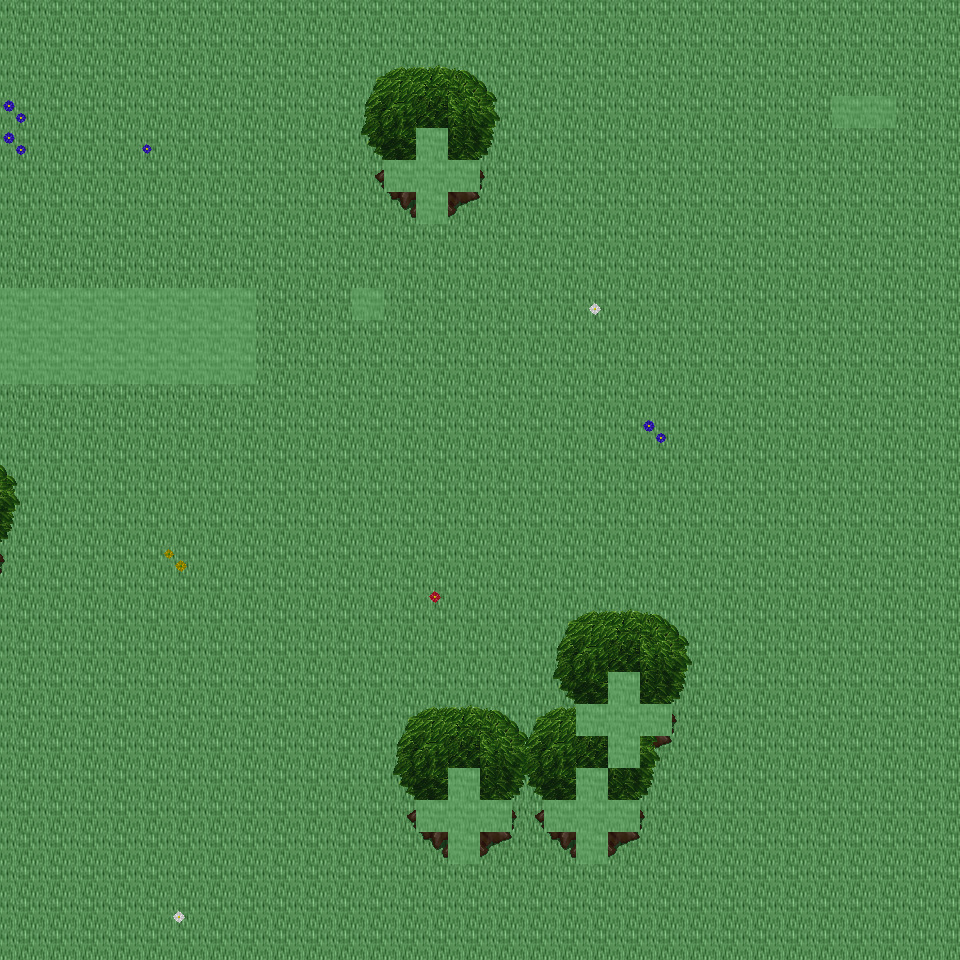

A level layout from a 2D game, rendered from its tile map. Below: a short description, then the map file with tile-grid data replaced by summaries:
An orthogonal 30x30 tile map with 32x32 px tiles, 6 tile layers (Ground, Object, Object2, Above, ...), 22 tilesets and 4 objects (4x mapExit).

<map version="1.0" orientation="orthogonal" renderorder="right-down" width="30" height="30" tilewidth="32" tileheight="32" nextobjectid="5">
  <tileset firstgid="1" name="tileset_ground_ground" tilewidth="32" tileheight="32" tilecount="33" columns="3">
    <image source="../drawable/tileset_ground_ground.png" width="96" height="352" />
  </tileset>
  <tileset firstgid="34" name="tileset_ground_water_pool" tilewidth="32" tileheight="32" tilecount="72" columns="3">
    <image source="../drawable/tileset_ground_water_pool.png" width="96" height="768" />
  </tileset>
  <tileset firstgid="106" name="tileset_ground_ridge_earth_dark" tilewidth="32" tileheight="32" tilecount="96" columns="12">
    <image source="../drawable/tileset_ground_ridge_earth_dark.png" width="384" height="256" />
  </tileset>
  <tileset firstgid="202" name="tileset_ground_grass_edges" tilewidth="32" tileheight="32" tilecount="36" columns="12">
    <image source="../drawable/tileset_ground_grass_edges.png" width="384" height="96" />
  </tileset>
  <tileset firstgid="238" name="tileset_ground_earth_edges" tilewidth="32" tileheight="32" tilecount="18" columns="6">
    <image source="../drawable/tileset_ground_earth_edges.png" width="192" height="96" />
  </tileset>
  <tileset firstgid="256" name="tileset_ground_grass_corners" tilewidth="32" tileheight="32" tilecount="24" columns="6">
    <image source="../drawable/tileset_ground_grass_corners.png" width="192" height="128" />
  </tileset>
  <tileset firstgid="280" name="tileset_plant_grasses" tilewidth="32" tileheight="32" tilecount="6" columns="3">
    <image source="../drawable/tileset_plant_grasses.png" width="96" height="64" />
  </tileset>
  <tileset firstgid="286" name="tileset_plant_flower_daisy_blue" tilewidth="32" tileheight="32" tilecount="8" columns="2">
    <image source="../drawable/tileset_plant_flower_daisy_blue.png" width="64" height="128" />
  </tileset>
  <tileset firstgid="294" name="tileset_plant_flower_daisy_yellow" tilewidth="32" tileheight="32" tilecount="8" columns="2">
    <image source="../drawable/tileset_plant_flower_daisy_yellow.png" width="64" height="128" />
  </tileset>
  <tileset firstgid="302" name="tileset_plant_bush_bushes" tilewidth="32" tileheight="32" tilecount="10" columns="5">
    <image source="../drawable/tileset_plant_bush_bushes.png" width="160" height="64" />
  </tileset>
  <tileset firstgid="312" name="tileset_plant_flower_daisy_red" tilewidth="32" tileheight="32" tilecount="8" columns="2">
    <image source="../drawable/tileset_plant_flower_daisy_red.png" width="64" height="128" />
  </tileset>
  <tileset firstgid="320" name="tileset_plant_flower_daisy_white" tilewidth="32" tileheight="32" tilecount="8" columns="2">
    <image source="../drawable/tileset_plant_flower_daisy_white.png" width="64" height="128" />
  </tileset>
  <tileset firstgid="328" name="tileset_logic_collision" tilewidth="32" tileheight="32" tilecount="1" columns="1">
    <image source="../drawable/tileset_logic_collision.png" width="32" height="32" />
  </tileset>
  <tileset firstgid="329" name="tileset_plant_tree_tree_green" tilewidth="32" tileheight="32" tilecount="88" columns="8">
    <image source="../drawable/tileset_plant_tree_tree_green.png" width="256" height="352" />
  </tileset>
  <tileset firstgid="417" name="tileset_plant_stump_stump_brown" tilewidth="32" tileheight="32" tilecount="4" columns="2">
    <image source="../drawable/tileset_plant_stump_stump_brown.png" width="64" height="64" />
  </tileset>
  <tileset firstgid="421" name="tileset_logic_item_sheepfood" tilewidth="32" tileheight="32" tilecount="1" columns="1">
    <image source="../drawable/tileset_logic_item_sheepfood.png" width="32" height="32" />
  </tileset>
  <tileset firstgid="422" name="tileset_logic_creature_fairy" tilewidth="32" tileheight="32" tilecount="4" columns="4">
    <image source="../drawable/tileset_logic_creature_fairy.png" width="128" height="32" />
  </tileset>
  <tileset firstgid="426" name="tileset_logic_item_resources" tilewidth="32" tileheight="32" tilecount="6" columns="6">
    <image source="../drawable/tileset_logic_item_resources.png" width="192" height="32" />
  </tileset>
  <tileset firstgid="432" name="tileset_logic_creature_mythical_being" tilewidth="32" tileheight="32" tilecount="24" columns="8">
    <image source="../drawable/tileset_logic_creature_mythical_being.png" width="256" height="96" />
  </tileset>
  <tileset firstgid="456" name="tileset_ground_green_paving" tilewidth="32" tileheight="32" tilecount="18" columns="3">
    <image source="../drawable/tileset_ground_green_paving.png" width="96" height="192" />
  </tileset>
  <tileset firstgid="474" name="tileset_logic_protection" tilewidth="32" tileheight="32" tilecount="2" columns="2">
    <image source="../drawable/tileset_logic_protection.png" width="64" height="32" />
  </tileset>
  <tileset firstgid="476" name="tileset_building_huts" tilewidth="32" tileheight="32" tilecount="338" columns="26">
    <image source="../drawable/tileset_building_huts.png" width="832" height="416" />
  </tileset>
  <layer name="Ground" width="30" height="30">
    <data>[900 cells, 900 non-empty, 1 distinct tile ids]</data>
  </layer>
  <layer name="Object" width="30" height="30">
    <data>[900 cells, 55 non-empty, 15 distinct tile ids]</data>
  </layer>
  <layer name="Object2" width="30" height="30">
    <data>[900 cells, 1 non-empty, 1 distinct tile ids]</data>
  </layer>
  <layer name="Above" width="30" height="30">
    <data>[900 cells, 69 non-empty, 21 distinct tile ids]</data>
  </layer>
  <layer name="Above2" width="30" height="30">
    <data>[900 cells, 3 non-empty, 3 distinct tile ids]</data>
  </layer>
  <layer name="Walkable" width="30" height="30">
    <data>[900 cells, 47 non-empty, 1 distinct tile ids]</data>
  </layer>
  <objectgroup name="MapEvents">
    <object id="1" name="north" type="mapExit" x="0" y="0" width="960" height="32">
      <properties>
        <property name="map" value="level_0_x89_y111" />
        <property name="x" value="0" />
        <property name="y" value="28" />
      </properties>
    </object>
    <object id="2" name="south" type="mapExit" x="0" y="928" width="960" height="32">
      <properties>
        <property name="map" value="level_0_x89_y113" />
        <property name="x" value="0" />
        <property name="y" value="1" />
      </properties>
    </object>
    <object id="3" name="west" type="mapExit" x="0" y="0" width="32" height="288">
      <properties>
        <property name="map" value="level_0_x88_y112" />
        <property name="x" value="28" />
        <property name="y" value="0" />
      </properties>
    </object>
    <object id="4" name="west2" type="mapExit" x="0" y="384" width="32" height="576">
      <properties>
        <property name="map" value="level_0_x88_y112" />
        <property name="x" value="28" />
        <property name="y" value="12" />
      </properties>
    </object>
  </objectgroup>
</map>
